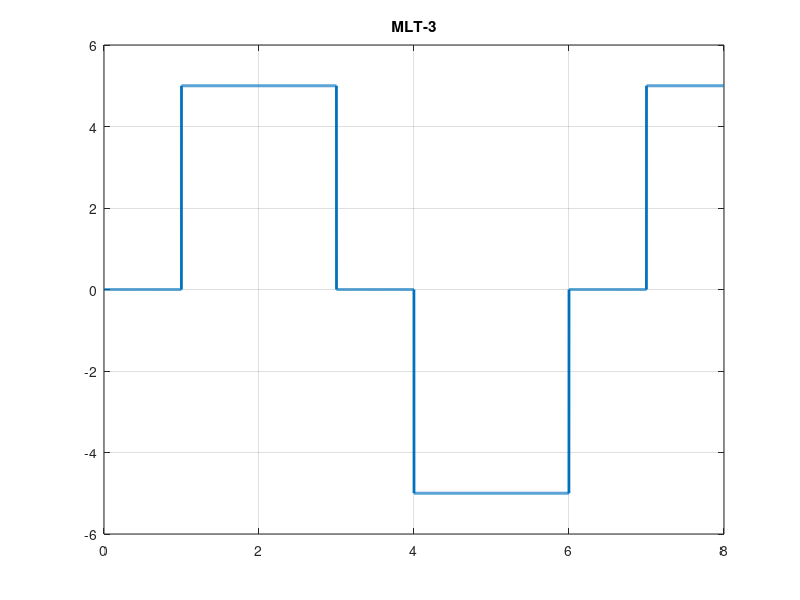

This figure's MATLAB source:
clc;
close all;
clear all;

bits = [0 1 0 1 1 0 1 1];
bitrate = 1;
n = 1000;
T = length(bits)/bitrate;
N = length(bits)*n;
dt = T/N;
t = 0:dt:T-dt;

lastlevel = 0;
lastnonzero = -5;
x = zeros(1, length(t));

for i=1:length(bits)
    if bits(i) == 0
        x((i-1)*n+1: i*n) = lastlevel;
    else
        if lastlevel == 0
            lastnonzero = lastnonzero * (-1);
            x((i-1)*n+1: i*n) = lastnonzero;
            lastlevel = lastnonzero;
            
        else
            lastlevel = 0;
        end
    end
end

plot(t,x, 'Linewidth', 2);
grid on;
title('MLT-3');

%decoding
lastlevel = 0;
lastnonzero = -5;
y = ones(1, length(x)/n);

for i = 1:length(y)
    if (x((i-1)*n+1) == lastlevel)
        y(i) = 0;
    else
        lastlevel = x((i-1)*n+1);
    end
end

disp(y);

